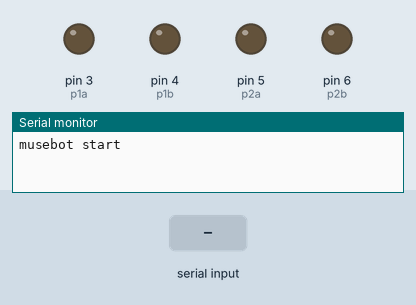
Simulated run of this sketch. Board: Arduino Mega 2560, built with avr-gcc and run on an emulated ATmega2560. On the bench: output pins drawn as LEDs (lit = HIGH), the last lines printed to the serial monitor. The inputs (shaded band) are chosen by the test bench.

Above: at 3.2 s.
3.3 s: "w" received over the second serial link
At 4.31 s:
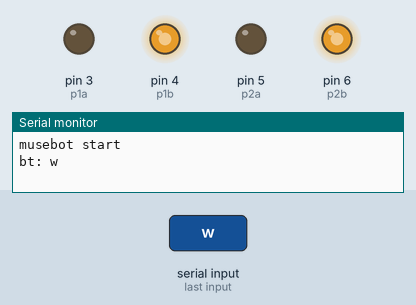
5.8 s: "a" received over the second serial link
At 6.8 s:
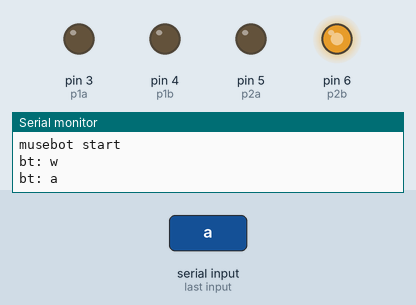
8.3 s: "s" received over the second serial link
At 9.31 s:
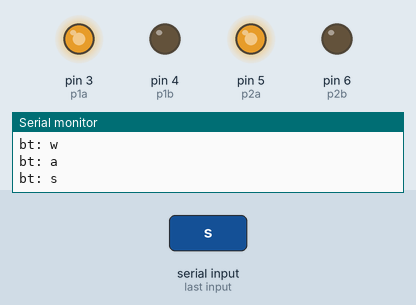
10.8 s: "d" received over the second serial link
At 11.8 s:
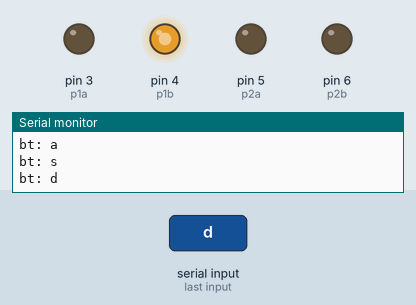
Timing chart, 0 to 13.8 s (numbered marks = the images above; inputs shaded):
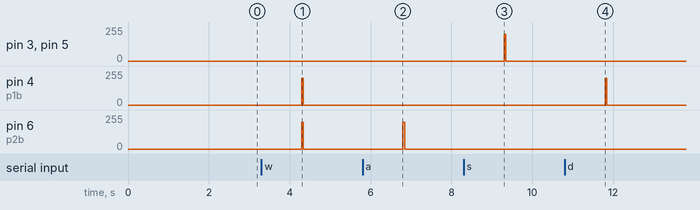

The sketch:

_190310_MUSE_bt2motor.ino
```cpp
/*
Author: Kris Gonzalez
Objective: control motors from bluetooth while teensy is mounted on Musebot.
    The overall objective is to be able to move motors fwd/bwd/left/right,
    but this can be achieved piece-by-piece as follows:
1. get wasd response from bluetooth
2. map wasd to (m1-fwd,m1-bwd,m2-fwd,m2-bwd)
3. map wasd to fwd,bwd,left,right

ASSUMPTIONS:
    * as of 190310: m1 = left, m2 = right
    * (+) vel = fwd
*/

//define pinouts here
#define pled 13
#define p1a 3
#define p1b 4
#define p2a 5
#define p2b 6

void motor1(int vel){
    /* Receive command between [-255,255] to translate into magnitude &
        direction of motor1 velocity.
    */
	vel=constrain(vel,-255,255);
	if(vel>0){
		//want to rotate one way
		analogWrite(p1a,0);
		analogWrite(p1b,vel);
	}//vel>0
	else if(vel<0){
		analogWrite(p1a,abs(vel));
		analogWrite(p1b,0);
	}//vel<0
	else{
		analogWrite(p1a,0);
		analogWrite(p1b,0);
	}//vel=0
}//

void motor2(int vel){
    /* Receive command between [-255,255] to translate into magnitude &
        direction of motor1 velocity.
    */
	vel=constrain(vel,-255,255);
	if(vel>0){
		//want to rotate one way
		analogWrite(p2a,0);
		analogWrite(p2b,vel);
	}//vel>0
	else if(vel<0){
		analogWrite(p2a,abs(vel));
		analogWrite(p2b,0);
	}//vel<0
	else{
		analogWrite(p2a,0);
		analogWrite(p2b,0);
	}//vel=0
}//

void setup(){
    Serial.begin(38400);
    Serial1.begin(38400);
    delay(2000);
    Serial.println("musebot start");

}//setup

void loop(){
    char inp [3];
    // int inByte;
    int tdelay=40;
    int speed = 200;
    if(Serial1.available()>0){

        // inByte=Serial1.read();
        Serial1.readBytes(inp,3);
        if(inp[0]=='w'){
            Serial.println("bt: w");
            motor1(speed);
            motor2(speed);
            delay(tdelay);

        }//if_w
        else if(inp[0]=='a'){
            Serial.println("bt: a");
            motor1(0);
            motor2(speed);
            delay(tdelay);
        }//if_a
        else if(inp[0]=='s'){
            Serial.println("bt: s");
            motor1(-speed);
            motor2(-speed);

            delay(tdelay);
        }//if_s
        else if(inp[0]=='d'){
            Serial.println("bt: d");
            motor1(speed);
            motor2(0);

            delay(tdelay);
        }//if_d

    }//if_bt_data_available
    motor1(0);
    motor2(0);
}//mainloop
```

Measured:
- after the input at 3.3 s, pin 4 (p1b), pin 6 (p2b): 0/255 → 200/255 after 1.0 s, → 0/255 0.04 s later
- after the input at 5.8 s, pin 6 (p2b): 0/255 → 200/255 after 1.0 s, → 0/255 0.04 s later
- after the input at 8.3 s, pin 3 (p1a), pin 5 (p2a): 0/255 → 200/255 after 1.0 s, → 0/255 0.04 s later
- after the input at 10.8 s, pin 4 (p1b): 0/255 → 200/255 after 1.0 s, → 0/255 0.04 s later
